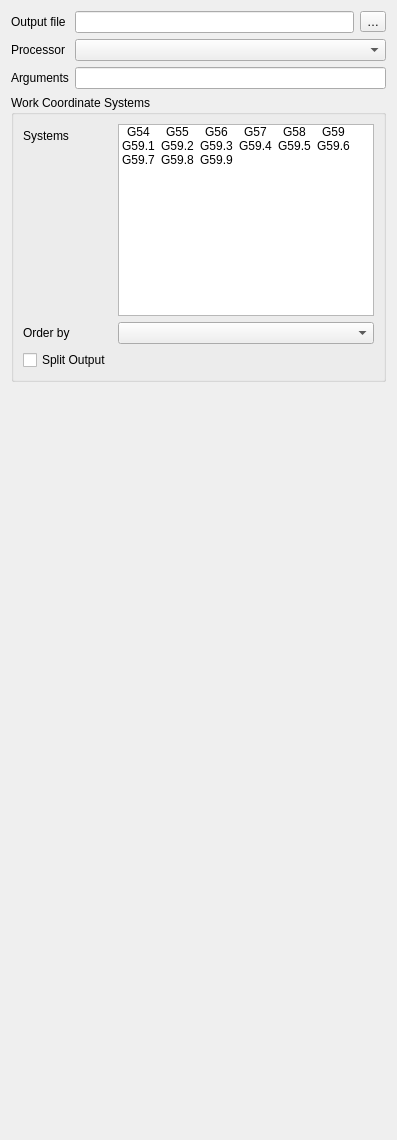
  <widget class="QWidget" name="tabOutput">
   <attribute name="title">
    <string>Output</string>
   </attribute>
   <layout class="QGridLayout" name="gridLayout">
    <item row="0" column="0">
     <widget class="QLabel" name="label_9">
      <property name="text">
       <string>Output file</string>
      </property>
     </widget>
    </item>
    <item row="0" column="1">
     <widget class="QLineEdit" name="postProcessorOutputFile">
      <property name="toolTip">
       <string>Enter a path and optionally file name (see below) to be used as the default for the post processor export.
The following substitutions are performed before the name is resolved at the time of the post processing:
Substitution allows the following:
%D ... directory of the active document
%d ... name of the active document (with extension)
%M ... user macro directory
%j ... name of the active Job object

The Following can be used if output is being split. If Output is not split
these will be ignored.
%T ... Tool Number
%t ... Tool Controller label

%W ... Work Coordinate System
%O ... Operation Label

When splitting output, a sequence number will always be added.

if %S is included, you can specify where the number occurs.  Without it, the number will be    added to the end of the string.

%S ... Sequence Number

The following example stores all files with the same name as the document in the directory /home/civilcvcad (please remove quotes):
&quot;/home/cnc/%d.g-code&quot;
See the file save policy below on how to deal with name conflicts.</string>
      </property>
     </widget>
    </item>
    <item row="0" column="2">
     <widget class="QToolButton" name="postProcessorSetOutputFile">
      <property name="text">
       <string notr="true">…</string>
      </property>
     </widget>
    </item>
    <item row="1" column="0">
     <widget class="QLabel" name="label_10">
      <property name="text">
       <string>Processor</string>
      </property>
     </widget>
    </item>
    <item row="1" column="1" colspan="2">
     <widget class="QComboBox" name="postProcessor"/>
    </item>
    <item row="2" column="0">
     <widget class="QLabel" name="label_11">
      <property name="text">
       <string>Arguments</string>
      </property>
     </widget>
    </item>
    <item row="2" column="1" colspan="2">
     <widget class="QLineEdit" name="postProcessorArguments">
      <property name="toolTip">
       <string>Optional arguments passed to the post processor. The arguments are specific for each post processor, please see its documentation for details.</string>
      </property>
     </widget>
    </item>
    <item row="4" column="0" colspan="3">
     <widget class="QGroupBox" name="groupBox_7">
      <property name="sizePolicy">
       <sizepolicy hsizetype="Preferred" vsizetype="Expanding">
        <horstretch>0</horstretch>
        <verstretch>0</verstretch>
       </sizepolicy>
      </property>
      <property name="title">
       <string>Work Coordinate Systems</string>
      </property>
      <layout class="QFormLayout" name="formLayout_4">
       <item row="2" column="1">
        <widget class="QComboBox" name="orderBy">
         <property name="toolTip">
          <string>Ordering by Fixture, will cause all operations to be performed in the first coordinate system before switching to the second. Then all operations will be performed there in the same order.

This is useful if the operator can safely load work into one coordinate system while the machine is doing work in another.

Ordering by Tool, will minimize the Tool Changes. A tool change will be done, then all operations in all coordinate systems before changing tools.

Ordering by operation will do each operation in all coordinate systems before moving to the next operation. This is especially useful in conjunction with the 'split output' even with only a single work coordinate system since it will put each operation into a separate file.</string>
         </property>
        </widget>
       </item>
       <item row="0" column="0">
        <widget class="QLabel" name="label">
         <property name="text">
          <string>Systems</string>
         </property>
        </widget>
       </item>
       <item row="2" column="0">
        <widget class="QLabel" name="label_2">
         <property name="text">
          <string>Order by</string>
         </property>
        </widget>
       </item>
       <item row="0" column="1">
        <widget class="QListWidget" name="wcslist">
         <property name="sizePolicy">
          <sizepolicy hsizetype="Expanding" vsizetype="Preferred">
           <horstretch>0</horstretch>
           <verstretch>0</verstretch>
          </sizepolicy>
         </property>
         <property name="minimumSize">
          <size>
           <width>0</width>
           <height>0</height>
          </size>
         </property>
         <property name="toolTip">
          <string>&lt;html&gt;&lt;head/&gt;&lt;body&gt;&lt;p&gt;&lt;span style=&quot; font-style:italic;&quot;&gt;Work Coordinate Systems&lt;/span&gt; also called &lt;span style=&quot; font-style:italic;&quot;&gt;Work Offsets&lt;/span&gt;, &lt;span style=&quot; font-style:italic;&quot;&gt;Fixture Offsets&lt;/span&gt;, or &lt;span style=&quot; font-style:italic;&quot;&gt;Fixtures &lt;/span&gt;are useful for building efficient production jobs where the same part is done many times on the machine.
CivilCvCAD has no knowledge of where a particular coordinate system exists within the machine coordinate system so adding additional coordinate systems to your job will have no visual change within your job. It will, however, change your G-code output. The exact way in which the output is affected is controlled by the 'order by' setting.&lt;/p&gt;&lt;/body&gt;&lt;/html&gt;</string>
         </property>
         <property name="resizeMode">
          <enum>QListView::Adjust</enum>
         </property>
         <property name="spacing">
          <number>0</number>
         </property>
         <property name="viewMode">
          <enum>QListView::IconMode</enum>
         </property>
         <property name="modelColumn">
          <number>0</number>
         </property>
         <property name="uniformItemSizes">
          <bool>true</bool>
         </property>
         <item>
          <property name="text">
           <string notr="true">G54</string>
          </property>
          <property name="checkState">
           <enum>Unchecked</enum>
          </property>
         </item>
         <item>
          <property name="text">
           <string notr="true">G55</string>
          </property>
          <property name="checkState">
           <enum>Unchecked</enum>
          </property>
         </item>
         <item>
          <property name="text">
           <string notr="true">G56</string>
          </property>
          <property name="checkState">
           <enum>Unchecked</enum>
          </property>
         </item>
         <item>
          <property name="text">
           <string notr="true">G57</string>
          </property>
          <property name="checkState">
           <enum>Unchecked</enum>
          </property>
         </item>
         <item>
          <property name="text">
           <string notr="true">G58</string>
          </property>
          <property name="checkState">
           <enum>Unchecked</enum>
          </property>
         </item>
         <item>
          <property name="text">
           <string notr="true">G59</string>
          </property>
          <property name="checkState">
           <enum>Unchecked</enum>
          </property>
         </item>
         <item>
          <property name="text">
           <string notr="true">G59.1</string>
          </property>
          <property name="checkState">
           <enum>Unchecked</enum>
          </property>
         </item>
         <item>
          <property name="text">
           <string notr="true">G59.2</string>
          </property>
          <property name="checkState">
           <enum>Unchecked</enum>
          </property>
         </item>
         <item>
          <property name="text">
           <string notr="true">G59.3</string>
          </property>
          <property name="checkState">
           <enum>Unchecked</enum>
          </property>
         </item>
         <item>
          <property name="text">
           <string notr="true">G59.4</string>
          </property>
          <property name="checkState">
           <enum>Unchecked</enum>
          </property>
         </item>
         <item>
          <property name="text">
           <string notr="true">G59.5</string>
          </property>
          <property name="checkState">
           <enum>Unchecked</enum>
          </property>
         </item>
         <item>
          <property name="text">
           <string notr="true">G59.6</string>
          </property>
          <property name="checkState">
           <enum>Unchecked</enum>
          </property>
         </item>
         <item>
          <property name="text">
           <string notr="true">G59.7</string>
          </property>
          <property name="checkState">
           <enum>Unchecked</enum>
          </property>
         </item>
         <item>
          <property name="text">
           <string notr="true">G59.8</string>
          </property>
          <property name="checkState">
           <enum>Unchecked</enum>
          </property>
         </item>
         <item>
          <property name="text">
           <string notr="true">G59.9</string>
          </property>
          <property name="checkState">
           <enum>Unchecked</enum>
          </property>
         </item>
        </widget>
       </item>
       <item row="3" column="0">
        <widget class="QCheckBox" name="splitOutput">
         <property name="toolTip">
          <string>If multiple coordinate systems are in use, setting this to TRUE will cause the G-code to be written to multiple output files as controlled by the 'order by' property. For example, if ordering by fixture, the first output file will be for the first fixture and separate file for the second.</string>
         </property>
         <property name="whatsThis">
          <string>&lt;html&gt;&lt;head/&gt;&lt;body&gt;&lt;p&gt;If True, post processing will create multiple output files based on the &lt;span style=&quot; font-style:italic;&quot;&gt;order by&lt;/span&gt; setting.


For example, if &lt;span style=&quot; font-style:italic;&quot;&gt;order by&lt;/span&gt; is set to Tool, the first output file will contain the first tool change and all operations, in all coordinate systems, that can be done with that tool before the next tool change is called.


If &lt;span style=&quot; font-style:italic;&quot;&gt;order by&lt;/span&gt; is set to &lt;span style=&quot; font-style:italic;&quot;&gt;operation&lt;/span&gt; and &lt;span style=&quot; font-style:italic;&quot;&gt;split output&lt;/span&gt; is true, each operation will be written to a separate file.&lt;/p&gt;&lt;/body&gt;&lt;/html&gt;</string>
         </property>
         <property name="text">
          <string>Split Output</string>
         </property>
        </widget>
       </item>
      </layout>
     </widget>
    </item>
    <item row="5" column="0">
     <spacer name="verticalSpacer">
      <property name="orientation">
       <enum>Qt::Vertical</enum>
      </property>
      <property name="sizeHint" stdset="0">
       <size>
        <width>20</width>
        <height>747</height>
       </size>
      </property>
     </spacer>
    </item>
   </layout>
  </widget>
